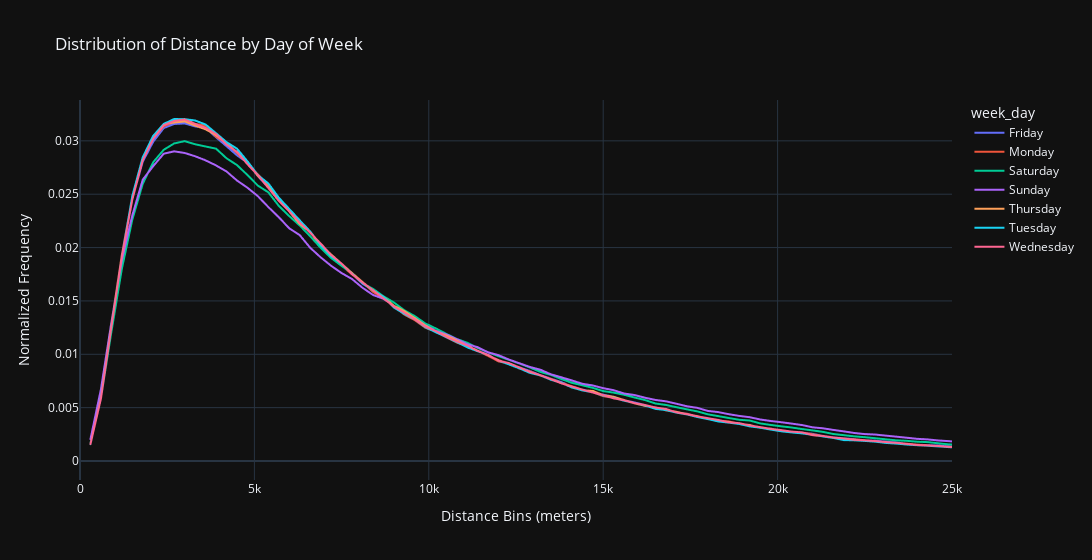

Notebook source saved alongside this figure:
### Code cell
df_weekdays = pd.read_csv('/2comp/data/MEP-1656/distance_dist_grouped_by_weekday.csv')
fig = px.line(df_weekdays, 
              x='bin_start', 
              y='normalized_frequency', 
              color='week_day',
              labels={'bin_start': 'Distance Bins (meters)', 
                      'normalized_frequency': 'Normalized Frequency'},
              title='Distribution of Distance by Day of Week')
fig.update_layout(xaxis_range=[0,25000], width=1200)
fig.show()

### Figure 1 — Plotly figure (JSON) as saved in the notebook; plotly's stock layout.template omitted (floating-point values rounded to 4 significant figures; data arrays with more than 128 entries replaced by an {"elided": "..."} marker saying what was removed)
{"data": [{"hovertemplate": "week_day=Friday<br>Distance Bins (meters)=%{x}<br>Normalized Frequency=%{y}<extra></extra>", "legendgroup": "Friday", "line": {"color": "#636efa", "dash": "solid"}, "marker": {"symbol": "circle"}, "mode": "lines", "name": "Friday", "showlegend": true, "x": {"elided": "347 int values"}, "xaxis": "x", "y": {"elided": "347 float values"}, "yaxis": "y", "type": "scattergl"}, {"hovertemplate": "week_day=Monday<br>Distance Bins (meters)=%{x}<br>Normalized Frequency=%{y}<extra></extra>", "legendgroup": "Monday", "line": {"color": "#EF553B", "dash": "solid"}, "marker": {"symbol": "circle"}, "mode": "lines", "name": "Monday", "showlegend": true, "x": {"elided": "292 int values"}, "xaxis": "x", "y": {"elided": "292 float values"}, "yaxis": "y", "type": "scattergl"}, {"hovertemplate": "week_day=Saturday<br>Distance Bins (meters)=%{x}<br>Normalized Frequency=%{y}<extra></extra>", "legendgroup": "Saturday", "line": {"color": "#00cc96", "dash": "solid"}, "marker": {"symbol": "circle"}, "mode": "lines", "name": "Saturday", "showlegend": true, "x": {"elided": "356 int values"}, "xaxis": "x", "y": {"elided": "356 float values"}, "yaxis": "y", "type": "scattergl"}, {"hovertemplate": "week_day=Sunday<br>Distance Bins (meters)=%{x}<br>Normalized Frequency=%{y}<extra></extra>", "legendgroup": "Sunday", "line": {"color": "#ab63fa", "dash": "solid"}, "marker": {"symbol": "circle"}, "mode": "lines", "name": "Sunday", "showlegend": true, "x": {"elided": "335 int values"}, "xaxis": "x", "y": {"elided": "335 float values"}, "yaxis": "y", "type": "scattergl"}, {"hovertemplate": "week_day=Thursday<br>Distance Bins (meters)=%{x}<br>Normalized Frequency=%{y}<extra></extra>", "legendgroup": "Thursday", "line": {"color": "#FFA15A", "dash": "solid"}, "marker": {"symbol": "circle"}, "mode": "lines", "name": "Thursday", "showlegend": true, "x": {"elided": "339 int values"}, "xaxis": "x", "y": {"elided": "339 float values"}, "yaxis": "y", "type": "scattergl"}, {"hovertemplate": "week_day=Tuesday<br>Distance Bins (meters)=%{x}<br>Normalized Frequency=%{y}<extra></extra>", "legendgroup": "Tuesday", "line": {"color": "#19d3f3", "dash": "solid"}, "marker": {"symbol": "circle"}, "mode": "lines", "name": "Tuesday", "showlegend": true, "x": {"elided": "291 int values"}, "xaxis": "x", "y": {"elided": "291 float values"}, "yaxis": "y", "type": "scattergl"}, {"hovertemplate": "week_day=Wednesday<br>Distance Bins (meters)=%{x}<br>Normalized Frequency=%{y}<extra></extra>", "legendgroup": "Wednesday", "line": {"color": "#FF6692", "dash": "solid"}, "marker": {"symbol": "circle"}, "mode": "lines", "name": "Wednesday", "showlegend": true, "x": {"elided": "294 int values"}, "xaxis": "x", "y": {"elided": "294 float values"}, "yaxis": "y", "type": "scattergl"}], "layout": {"xaxis": {"anchor": "y", "domain": [0.0, 1.0], "title": {"text": "Distance Bins (meters)"}, "range": [0, 25000]}, "yaxis": {"anchor": "x", "domain": [0.0, 1.0], "title": {"text": "Normalized Frequency"}}, "legend": {"title": {"text": "week_day"}, "tracegroupgap": 0}, "title": {"text": "Distribution of Distance by Day of Week"}, "width": 1200}}
